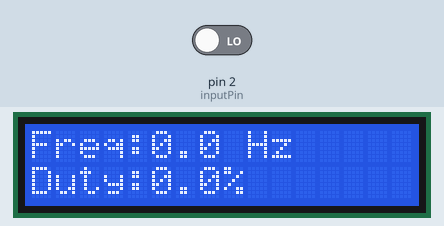
Recording of a sketch running on a simulated Arduino Uno, built with avr-gcc and run on an emulated ATmega328P. Parts: 16×2 character LCD. The inputs (shaded band) are chosen by the test bench; at power-on: pin 2 (inputPin) LOW.

Above: at 1.2 s.
1.3 s: pin 2 (inputPin) driven HIGH
At 3.8 s:
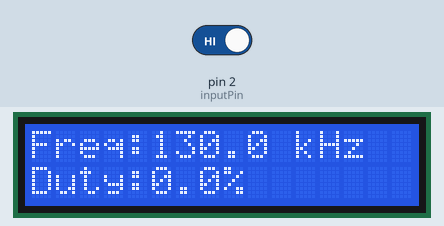
4.3 s: pin 2 (inputPin) driven LOW
At 6.3 s:
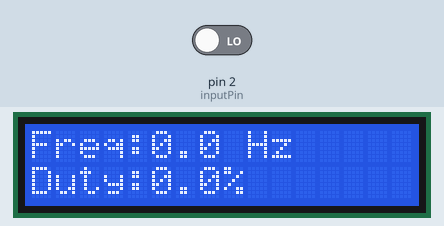
Timing chart, 0 to 7.8 s (numbered marks = the images above; inputs shaded):
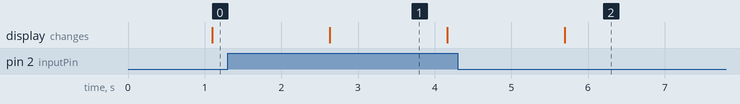

Measured:
- after the input at 1.3 s, the display: changes after 1.3 s (image 1)
- after the input at 4.3 s, the display: changes after 1.4 s (image 2)
- what the display in image 1 shows lasts 1.6 s, from 2.6 s to 4.2 s

The sketch:

DIY_Frequency_Meter.ino
````cpp
#include <LiquidCrystal_I2C.h> // Include the I2C LCD library

const int inputPin = 2;
const byte lcdAddress = 0x27; // Replace with your LCD's I2C address

LiquidCrystal_I2C lcd(lcdAddress, 16, 2); // Define LCD connections (check your LCD's pinout)

// Function to calculate frequency based on pulse count and time
float calculateFrequency(unsigned long pulseCount, unsigned long startTime, unsigned long endTime) {
  unsigned long totalTime = endTime - startTime;
  return float(pulseCount) / (totalTime / 1000000.0); // Frequency in Hz
}

// Function to display frequency with unit conversion
void displayFrequency(float frequency) {
  if (frequency > 1000000) { // Display in MHz
    lcd.print(frequency / 1000000, 2); // Display with 2 decimal places
    lcd.print(" MHz");
  } else if (frequency > 1000) { // Display in kHz
    lcd.print(frequency / 1000, 1); // Display with 1 decimal place
    lcd.print(" kHz");
  } else {
    lcd.print(frequency, 1); // Display in Hz with 1 decimal place
    lcd.print(" Hz");
  }
}

void setup() {
  lcd.init(); // Initialize the LCD display
  lcd.backlight(); // Turn on LCD backlight (optional)
  lcd.clear(); // Clear the LCD display
  pinMode(inputPin, INPUT); // Set the input pin as input
}

void loop() {
  unsigned long pulseCount = 0;
  unsigned long startTime = micros();

  // Choose timeout based on desired frequency range
  unsigned long timeout = 1000000; // 1 second (suitable for 1Hz)

  // Loop for a shorter duration for higher frequencies
  for (int i = 0; i < 1000 && micros() - startTime < timeout; i++) {
    if (digitalRead(inputPin) == HIGH) {
      pulseCount++;
    }
  }

  // Calculate frequency and period
  unsigned long endTime = micros();
  float frequency = calculateFrequency(pulseCount, startTime, endTime);
  unsigned long period = (endTime - startTime) / pulseCount; // Period in microseconds

  // Calculate duty cycle (for PWM signals only)
  unsigned long highTime = pulseIn(inputPin, HIGH, timeout); // Measure high pulse width
  float dutyCycle = 0.0;
  if (period > 0) {
    dutyCycle = (float(highTime) / period) * 100.0; // Duty cycle in %
  }

  // Display information on LCD
  lcd.clear();
  lcd.print("Freq:");
  displayFrequency(frequency);
  lcd.setCursor(0, 1);
//  lcd.print("T:");
//  lcd.print(period);
//  lcd.print(" us");
  if (period > 0) { // Only display duty cycle if period is valid
    lcd.setCursor(0, 1);
    lcd.print("Duty:");
    lcd.print(dutyCycle, 1);
    lcd.print("%");
  }

  // Adjust timeout for higher frequencies (optional)
  if (frequency > 1000) {
    timeout = 100000; // 0.1 second (suitable for 10kHz)
  } else if (frequency > 100000) {
    timeout = 10000; // 0.01 second (suitable for 1MHz)
  }

  delay(500); // Wait 0.5 seconds before next measurement
}


/**

  Absolutely, here's the updated code that displays the period, duty cycle (for PWM signals), and frequency on the 16x2 I2C LCD:

  ```c++
  #include <LiquidCrystal_I2C.h> // Include the I2C LCD library

  const int inputPin = 2;
  const byte lcdAddress = 0x27; // Replace with your LCD's I2C address

  LiquidCrystal_I2C lcd(lcdAddress, 2, 1, 0, 4, 5, 3, 6); // Define LCD connections (check your LCD's pinout)

  // Function to calculate frequency based on pulse count and time
  float calculateFrequency(unsigned long pulseCount, unsigned long startTime, unsigned long endTime) {
  unsigned long totalTime = endTime - startTime;
  return float(pulseCount) / (totalTime / 1000000.0); // Frequency in Hz
  }

  // Function to display frequency with unit conversion
  void displayFrequency(float frequency) {
  if (frequency > 1000000) { // Display in MHz
    lcd.print(frequency / 1000000, 2); // Display with 2 decimal places
    lcd.print(" MHz");
  } else if (frequency > 1000) { // Display in kHz
    lcd.print(frequency / 1000, 1); // Display with 1 decimal place
    lcd.print(" kHz");
  } else {
    lcd.print(frequency, 1); // Display in Hz with 1 decimal place
    lcd.print(" Hz");
  }
  }

  void setup() {
  lcd.init(); // Initialize the LCD display
  lcd.backlight(); // Turn on LCD backlight (optional)
  lcd.clear(); // Clear the LCD display
  pinMode(inputPin, INPUT); // Set the input pin as input
  }

  void loop() {
  unsigned long pulseCount = 0;
  unsigned long startTime = micros();

  // Choose timeout based on desired frequency range
  unsigned long timeout = 1000000; // 1 second (suitable for 1Hz)

  // Loop for a shorter duration for higher frequencies
  for (int i = 0; i < 1000 && micros() - startTime < timeout; i++) {
    if (digitalRead(inputPin) == HIGH) {
      pulseCount++;
    }
  }

  // Calculate frequency and period
  unsigned long endTime = micros();
  float frequency = calculateFrequency(pulseCount, startTime, endTime);
  unsigned long period = (endTime - startTime) / pulseCount; // Period in microseconds

  // Calculate duty cycle (for PWM signals only)
  unsigned long highTime = pulseIn(inputPin, HIGH, timeout); // Measure high pulse width
  float dutyCycle = 0.0;
  if (period > 0) {
    dutyCycle = (float(highTime) / period) * 100.0; // Duty cycle in %
  }

  // Display information on LCD
  lcd.clear();
  lcd.print("Freq:");
  displayFrequency(frequency);
  lcd.setCursor(0, 1);
  lcd.print("Period:");
  lcd.print(period);
  lcd.print(" us");
  if (period > 0) { // Only display duty cycle if period is valid
    lcd.setCursor(9, 1);
    lcd.print("Duty:");
    lcd.print(dutyCycle, 1);
    lcd.print("%");
  }

  // Adjust timeout for higher frequencies (optional)
  if (frequency > 1000) {
    timeout = 100000; // 0.1 second (suitable for 10kHz)
  } else if (frequency > 100000) {
    timeout = 10000; // 0.01 second (suitable for 1MHz)
  }

  delay(500); // Wait 0.5 seconds before next measurement
  }
  ```

**Explanation of changes:**

  1. We added a new variable `period` to store the time duration of one signal cycle (calculated in microseconds).
  2. The `loop` function now measures the high pulse width using `pulseIn` during the rising edge detection.
  3. We calculate the duty cycle (as a percentage) only if the period is valid (not zero). This avoids division by zero errors.
  4. The LCD display routine now shows


  Absolutely, here's a breakdown of the improved code incorporating period and duty cycle display:

**1. Libraries and Constants:**

  `#include <LiquidCrystal_I2C.h>`: This line includes the LiquidCrystal_I2C library for controlling the I2C LCD.
  `const int inputPin = 2;`: Defines the digital pin connected to the signal you want to measure (here, pin 2).
  `const byte lcdAddress = 0x27;`: Replace this with your specific I2C LCD's address (check the LCD's documentation).

**2. Function Definitions:**

  `calculateFrequency(pulseCount, startTime, endTime)`: This function calculates the frequency based on the number of pulses counted, start time, and end time of the measurement. It returns the frequency in Hz.
  `displayFrequency(frequency)`: This function takes the calculated frequency and displays it on the LCD with appropriate unit conversion (Hz, kHz, or MHz).

**3. Setup Function:**

  `void setup()`: This function initializes the Arduino. It includes:
      `lcd.init()`: Initializes the I2C LCD communication.
      `lcd.backlight()`: Turns on the LCD backlight (optional).
      `lcd.clear()`: Clears the LCD display.
      `pinMode(inputPin, INPUT)`: Sets the designated pin (pin 2) as an input for receiving the signal.

**4. Main Loop (loop() function):**

  This function continuously runs the measurement and display process.
  `unsigned long pulseCount = 0;`: Initializes a variable to store the number of pulses counted.
  `unsigned long startTime = micros();`: Records the starting time of the measurement in microseconds.
  `unsigned long timeout = 1000000;`: Defines the initial timeout value (1 second) for the `pulseIn` function. This might be adjusted later based on the measured frequency.
  The loop iterates for a maximum of 1000 times or until the timeout is reached, whichever comes first. Inside the loop:
      `if (digitalRead(inputPin) == HIGH)`: Checks if the signal is high. If so, increments the `pulseCount`.
  `unsigned long endTime = micros();`: Records the ending time of the measurement.
  `float frequency = calculateFrequency(pulseCount, startTime, endTime);`: Calculates the frequency using the dedicated function.
  `unsigned long period = (endTime - startTime) / pulseCount;`: Calculates the period of the signal (time for one cycle) in microseconds.
  `unsigned long highTime = pulseIn(inputPin, HIGH, timeout);`: Measures the high pulse width of the signal (assuming a PWM signal) using `pulseIn` with the same timeout value.
  `float dutyCycle = 0.0;`: Initializes the duty cycle variable.
  `if (period > 0)`: This check ensures the period is valid (not zero) before calculating the duty cycle to avoid division by zero errors.
      `dutyCycle = (float(highTime) / period) * 100.0;`: Calculates the duty cycle as a percentage of the period.
  `lcd.clear()`: Clears the LCD display before showing new measurements.
  The LCD display routine now shows three lines:
      Line 1: "Freq:" followed by the frequency displayed with unit conversion using the `displayFrequency` function.
      Line 2: "Period:" followed by the period value in microseconds.
      Line 3 (conditional): If the period is valid, it shows "Duty:" followed by the duty cycle percentage with one decimal place.
  `if (frequency > 1000)...`: This section optionally adjusts the timeout value based on the measured frequency for better accuracy at higher frequencies.

**5. Delay:**

  `delay(500);`: Adds a 0.5-second delay between measurements.

  This code continuously measures the frequency, calculates the period (for a single cycle), and estimates the duty cycle (for PWM signals) of the input signal. It then displays these values along with the appropriate units on the 16x2 I2C LCD.

**/
````
